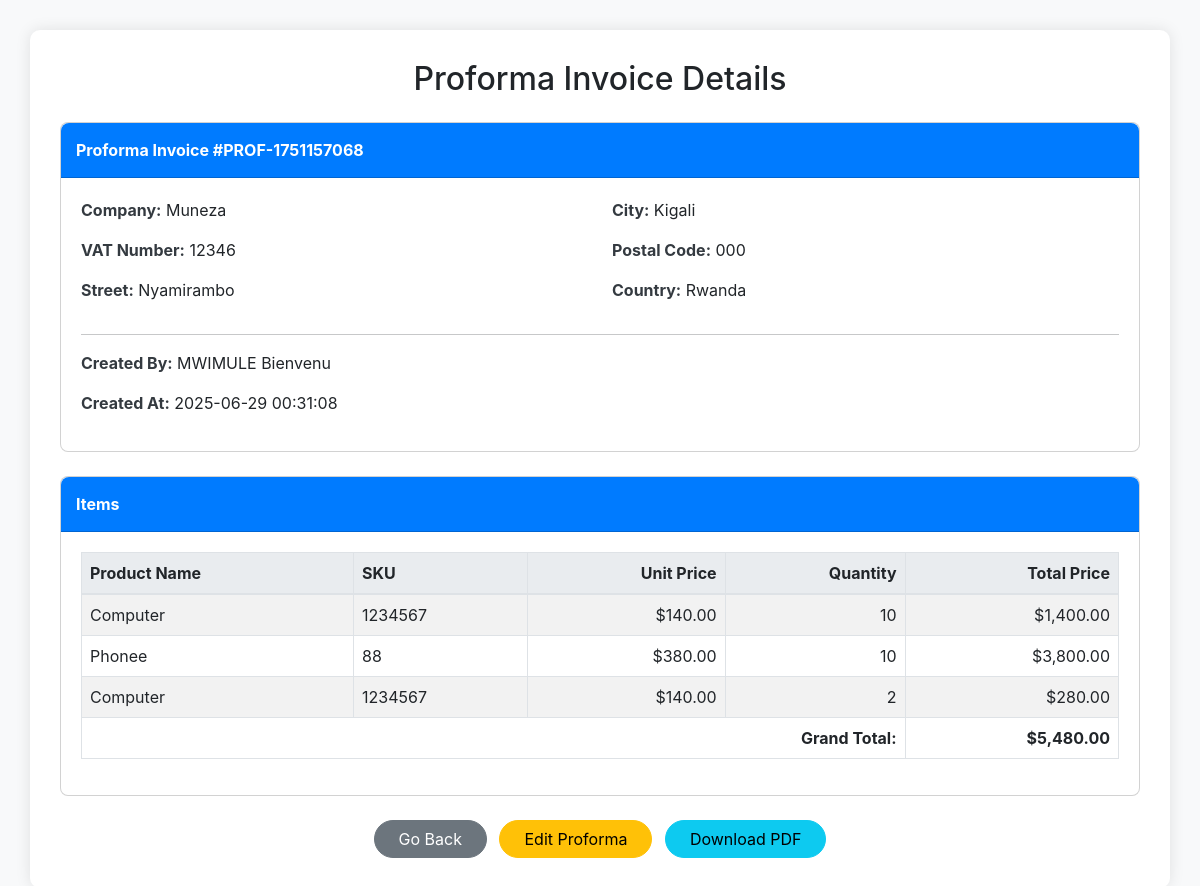
Page /edits/view_proforma.php?invoice=PROF-1751157068 (signed in) on the committed database.
### tables this page shows
CREATE TABLE `proforma_invoices` (
  `id` int(11) NOT NULL,
  `invoice_number` varchar(50) NOT NULL,
  `company` varchar(100) NOT NULL,
  `vat` varchar(50) DEFAULT NULL,
  `street` varchar(100) DEFAULT NULL,
  `city` varchar(50) DEFAULT NULL,
  `postal_code` varchar(20) DEFAULT NULL,
  `country` varchar(50) DEFAULT NULL,
  `status` varchar(20) DEFAULT 'pending',
  `created_by` int(11) NOT NULL,
  `created_at` timestamp NOT NULL DEFAULT current_timestamp()
);

CREATE TABLE `users` (
  `id` int(12) NOT NULL,
  `names` varchar(100) NOT NULL,
  `email` varchar(50) NOT NULL,
  `phone` int(14) NOT NULL,
  `password` varchar(300) NOT NULL,
  `role` varchar(12) NOT NULL,
  `otp` int(100) NOT NULL,
  `time` timestamp(6) NOT NULL DEFAULT current_timestamp(6) ON UPDATE current_timestamp(6)
);

CREATE TABLE `proforma_items` (
  `id` int(11) NOT NULL,
  `invoice_id` int(11) NOT NULL,
  `product_id` int(11) NOT NULL,
  `quantity` int(11) NOT NULL,
  `unit_price` decimal(10,2) NOT NULL,
  `total_price` decimal(12,2) NOT NULL
);

CREATE TABLE `products` (
  `id` int(11) NOT NULL,
  `name` varchar(100) NOT NULL,
  `category` varchar(100) DEFAULT NULL,
  `sku` varchar(50) DEFAULT NULL,
  `description` text DEFAULT NULL,
  `cost_price` decimal(10,2) DEFAULT 0.00,
  `price` decimal(10,2) NOT NULL,
  `quantity` int(11) NOT NULL DEFAULT 0,
  `low_stock` int(11) DEFAULT 5,
  `supplier` varchar(100) DEFAULT NULL,
  `image` varchar(255) DEFAULT NULL,
  `created_by` int(11) DEFAULT NULL,
  `created_at` timestamp NOT NULL DEFAULT current_timestamp()
);

### edits/view_proforma.php (the view, shortened to what this page needs)
<?php
include_once "../config/config.php";
$invoice_number = mysqli_real_escape_string($conn, $_GET['invoice']);
$invoice_query = mysqli_query($conn, "
    SELECT pi.*, u.names AS created_by_username
    FROM proforma_invoices pi
    JOIN users u ON pi.created_by = u.id
    WHERE pi.invoice_number = '$invoice_number'
");
$invoice = mysqli_fetch_assoc($invoice_query);
$items_query = mysqli_query($conn, "
    SELECT
        pti.*,
        p.name AS product_name,
        p.description AS product_description,
        p.sku AS product_sku
    FROM proforma_items pti
    JOIN products p ON pti.product_id = p.id
    WHERE pti.invoice_id = {$invoice['id']}
");
$grand_total = 0;
?>
<!DOCTYPE html>
<html lang="en">
<head>
    <link href="https://cdn.jsdelivr.net/npm/bootstrap@5.3.0/dist/css/bootstrap.min.css" rel="stylesheet">
</head>
<body>
    <div class="container">
        <h2 class="mb-4 text-center">Proforma Invoice Details</h2>
        <div class="card mb-4 rounded-3">
            <div class="card-header">
                Proforma Invoice #<?php echo htmlspecialchars($invoice['invoice_number']); ?>
            </div>
            <div class="card-body">
                <div class="row invoice-details">
                    <div class="col-md-6">
                        <p><strong>Company:</strong> <?php echo htmlspecialchars($invoice['company']); ?></p>
                        <p><strong>VAT Number:</strong> <?php echo htmlspecialchars($invoice['vat']); ?></p>
                        <p><strong>Street:</strong> <?php echo htmlspecialchars($invoice['street']); ?></p>
                    </div>
                    <div class="col-md-6">
                        <p><strong>City:</strong> <?php echo htmlspecialchars($invoice['city']); ?></p>
                        <p><strong>Postal Code:</strong> <?php echo htmlspecialchars($invoice['postal_code']); ?></p>
                        <p><strong>Country:</strong> <?php echo htmlspecialchars($invoice['country']); ?></p>
                    </div>
                </div>
                <hr>
                <div class="row invoice-details">
                    <div class="col-md-6">
                        <p><strong>Created By:</strong> <?php echo htmlspecialchars($invoice['created_by_username']); ?></p>
                        <p><strong>Created At:</strong> <?php echo htmlspecialchars($invoice['created_at']); ?></p>
                    </div>
                </div>
            </div>
        </div>
        <div class="card mb-4 rounded-3">
            <div class="card-header">
                Items
            </div>
            <div class="card-body">
                <div class="table-responsive">
                    <table class="table table-bordered table-striped">
                        <thead>
                            <tr>
                                <th>Product Name</th>
                                <th>SKU</th>
                                <th class="text-right">Unit Price</th>
                                <th class="text-right">Quantity</th>
                                <th class="text-right">Total Price</th>
                            </tr>
                        </thead>
                        <tbody>
                            <?php while ($item = mysqli_fetch_assoc($items_query)) :
                                $grand_total += $item['total_price'];
                            ?>
                                <tr>
                                    <td><?php echo htmlspecialchars($item['product_name']); ?></td>
                                    <td><?php echo htmlspecialchars($item['product_sku']); ?></td>
                                    <td class="text-right">$<?php echo number_format($item['unit_price'], 2); ?></td>
                                    <td class="text-right"><?php echo htmlspecialchars($item['quantity']); ?></td>
                                    <td class="text-right">$<?php echo number_format($item['total_price'], 2); ?></td>
                                </tr>
                            <?php endwhile; ?>
                        </tbody>
                        <tfoot>
                            <tr>
                                <th colspan="4" class="text-right">Grand Total:</th>
                                <th class="text-right">$<?php echo number_format($grand_total, 2); ?></th>
                            </tr>
                        </tfoot>
                    </table>
                </div>
            </div>
        </div>
        <div class="text-center">
            <a onclick="window.history.back()" class="btn btn-secondary rounded-pill px-4">Go Back</a>
            <a href="edit_proforma.php?invoice=<?php echo htmlspecialchars($invoice['invoice_number']); ?>" class="btn btn-warning rounded-pill px-4 ms-2">Edit Proforma</a>
            <a href="generate_proforma_pdf.php?invoice=<?php echo htmlspecialchars($invoice['invoice_number']); ?>" class="btn btn-info rounded-pill px-4 ms-2">Download PDF</a>
        </div>
    </div>
</body>
</html>

### edits/view_proforma.php (style rules this page uses)
body { font-family: 'Inter', sans-serif; background-color: #f8f9fa; }
.container { margin-top: 30px; margin-bottom: 30px; background-color: #ffffff; padding: 30px; border-radius: 10px; box-shadow: 0 0 15px rgba(0, 0, 0, 0.1); }
.card-header { background-color: #007bff; color: white; font-weight: bold; border-radius: 8px 8px 0 0 !important; padding: 15px; }
.card-body { padding: 20px; }
.table thead th { background-color: #e9ecef; border-bottom: 2px solid #dee2e6; }
.invoice-details strong { color: #343a40; }
.text-right { text-align: right; }

### rows in the picture
proforma_invoices: invoice_number "PROF-1751157068", company "Muneza", vat "12346", street "Nyamirambo", city "Kigali", postal_code "000", country "Rwanda", created_by.names "MWIMULE Bienvenu", created_at "2025-06-29 00:31:08"
proforma_items: product.name "Computer", product.sku "1234567", unit_price "140.00", quantity "10", total_price "1,400.00"
proforma_items: product.name "Phonee", product.sku "88", unit_price "380.00", quantity "10", total_price "3,800.00"
proforma_items: product.name "Computer", product.sku "1234567", unit_price "140.00", quantity "2", total_price "280.00"

### other values in the picture
$grand_total "5,480.00"
